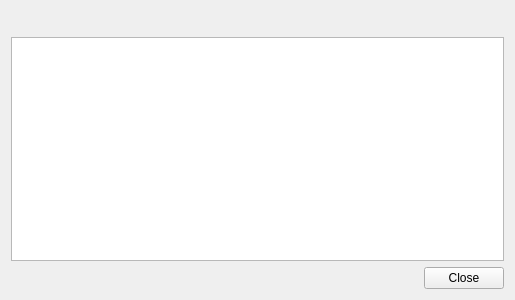
<?xml version="1.0" encoding="UTF-8"?>
<ui version="4.0">
 <class>AlbumLinksPage</class>
 <widget class="QWidget" name="AlbumLinksPage">
  <property name="geometry">
   <rect>
    <x>0</x>
    <y>0</y>
    <width>515</width>
    <height>300</height>
   </rect>
  </property>
  <property name="minimumSize">
   <size>
    <width>515</width>
    <height>300</height>
   </size>
  </property>
  <property name="contextMenuPolicy">
   <enum>Qt::ContextMenuPolicy::DefaultContextMenu</enum>
  </property>
  <property name="windowTitle">
   <string>page.title</string>
  </property>
  <layout class="QVBoxLayout" name="verticalLayout">
   <property name="sizeConstraint">
    <enum>QLayout::SizeConstraint::SetDefaultConstraint</enum>
   </property>
   <item>
    <widget class="QLabel" name="page_text">
     <property name="sizePolicy">
      <sizepolicy hsizetype="Preferred" vsizetype="Preferred">
       <horstretch>0</horstretch>
       <verstretch>0</verstretch>
      </sizepolicy>
     </property>
     <property name="text">
      <string/>
     </property>
     <property name="alignment">
      <set>Qt::AlignLeading|Qt::AlignLeft|Qt::AlignTop</set>
     </property>
     <property name="wordWrap">
      <bool>true</bool>
     </property>
    </widget>
   </item>
   <item>
    <spacer name="verticalSpacer_2">
     <property name="orientation">
      <enum>Qt::Orientation::Vertical</enum>
     </property>
     <property name="sizeType">
      <enum>QSizePolicy::Policy::Fixed</enum>
     </property>
     <property name="sizeHint" stdset="0">
      <size>
       <width>20</width>
       <height>6</height>
      </size>
     </property>
    </spacer>
   </item>
   <item>
    <widget class="QTextBrowser" name="links_list_text">
     <property name="readOnly">
      <bool>true</bool>
     </property>
     <property name="textInteractionFlags">
      <set>Qt::TextInteractionFlag::LinksAccessibleByMouse|Qt::TextInteractionFlag::TextSelectableByKeyboard|Qt::TextInteractionFlag::TextSelectableByMouse</set>
     </property>
     <property name="openExternalLinks">
      <bool>true</bool>
     </property>
    </widget>
   </item>
   <item>
    <widget class="QDialogButtonBox" name="buttonBox">
     <property name="standardButtons">
      <set>QDialogButtonBox::StandardButton::Close</set>
     </property>
    </widget>
   </item>
  </layout>
 </widget>
 <resources/>
 <connections/>
</ui>
